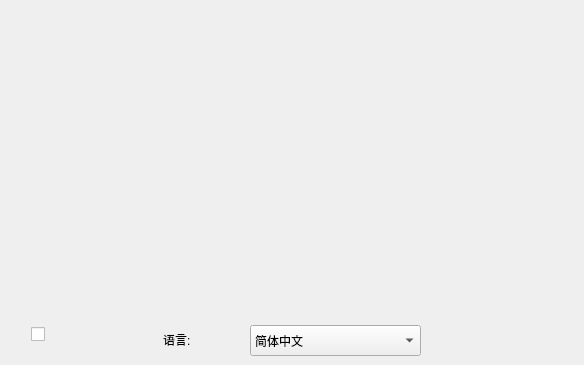
        <widget class="QWidget" name="swpWelcome">
         <widget class="QWidget" name="wid_Welcome" native="true">
          <property name="geometry">
           <rect>
            <x>0</x>
            <y>0</y>
            <width>575</width>
            <height>311</height>
           </rect>
          </property>
          <property name="minimumSize">
           <size>
            <width>575</width>
            <height>0</height>
           </size>
          </property>
          <property name="styleSheet">
           <string notr="true">image: url(:/txcmain/Resources/Logo.png);</string>
          </property>
         </widget>
         <widget class="QLabel" name="label">
          <property name="geometry">
           <rect>
            <x>163</x>
            <y>330</y>
            <width>71</width>
            <height>20</height>
           </rect>
          </property>
          <property name="text">
           <string>语言:</string>
          </property>
         </widget>
         <widget class="QComboBox" name="cbbLanguage">
          <property name="geometry">
           <rect>
            <x>250</x>
            <y>325</y>
            <width>171</width>
            <height>31</height>
           </rect>
          </property>
          <property name="editable">
           <bool>false</bool>
          </property>
          <item>
           <property name="text">
            <string>简体中文</string>
           </property>
           <property name="icon">
            <iconset resource="txc15Res.qrc">
             <normaloff>:/language/Resources/ChinaFlag16.png</normaloff>:/language/Resources/ChinaFlag16.png</iconset>
           </property>
          </item>
          <item>
           <property name="text">
            <string>繁體中文</string>
           </property>
           <property name="icon">
            <iconset resource="txc15Res.qrc">
             <normaloff>:/language/Resources/TaiwanFlag16.png</normaloff>:/language/Resources/TaiwanFlag16.png</iconset>
           </property>
          </item>
          <item>
           <property name="text">
            <string>English</string>
           </property>
           <property name="icon">
            <iconset resource="txc15Res.qrc">
             <normaloff>:/language/Resources/UKFlag16.png</normaloff>:/language/Resources/UKFlag16.png</iconset>
           </property>
          </item>
          <item>
           <property name="text">
            <string>Русский</string>
           </property>
           <property name="icon">
            <iconset resource="txc15Res.qrc">
             <normaloff>:/language/Resources/RussiaFlag16.png</normaloff>:/language/Resources/RussiaFlag16.png</iconset>
           </property>
          </item>
         </widget>
         <widget class="QCheckBox" name="checkBox">
          <property name="geometry">
           <rect>
            <x>31</x>
            <y>321</y>
            <width>16</width>
            <height>26</height>
           </rect>
          </property>
          <property name="styleSheet">
           <string notr="true">::indicator:checked {
image:url(:/Resources/jumpswOn.png);
}
::indicator:unchecked {
image:url(:/Resources/jumpswOff.png);
}
::indicator:checked:hover {
image:url(:/Resources/jumpswOn_hover.png);
}
::indicator:unchecked:hover {
image:url(:/Resources/jumpswOff_hover.png);
}</string>
          </property>
          <property name="checked">
           <bool>false</bool>
          </property>
         </widget>
        </widget>
